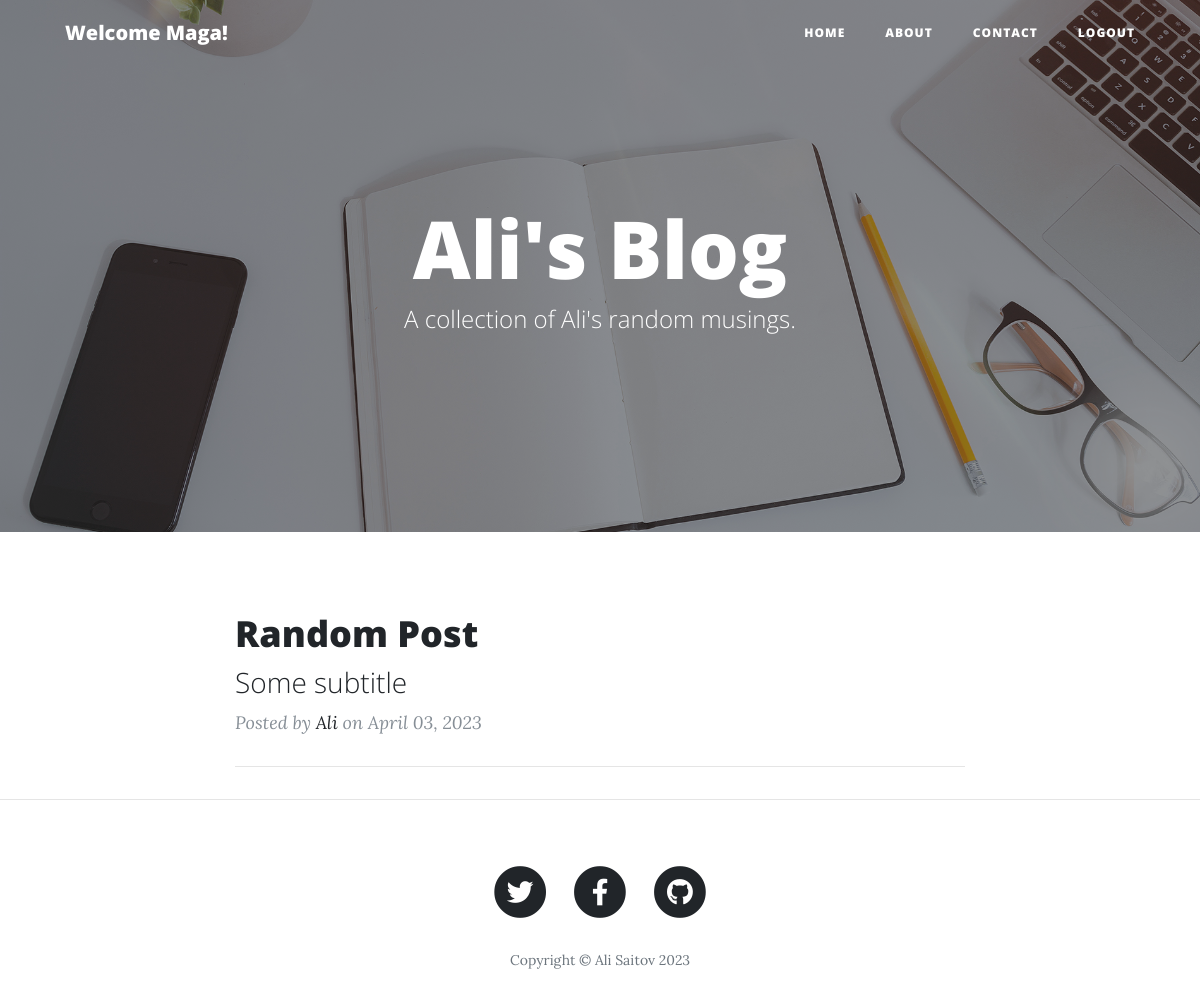
/ (signed in), run on the app's committed database.
### main.py (models this page shows)
class User(UserMixin, db.Model):
    __tablename__ = "users"
    id = db.Column(db.Integer, primary_key=True)
    email = db.Column(db.String(100), unique=True)
    password = db.Column(db.String(100))
    name = db.Column(db.String(100))
    posts = relationship("BlogPost", back_populates="author")
    comments = relationship("Comment", back_populates="comment_author")

class BlogPost(db.Model):
    __tablename__ = "blog_posts"
    id = db.Column(db.Integer, primary_key=True)
    title = db.Column(db.String(250), unique=True, nullable=False)
    subtitle = db.Column(db.String(250), nullable=False)
    date = db.Column(db.String(250), nullable=False)
    body = db.Column(db.String, nullable=False)
    img_url = db.Column(db.String(250), nullable=False)
    author_id = db.Column(db.Integer, db.ForeignKey("users.id"))
    author = relationship("User", lazy='subquery', back_populates="posts")
    comments = relationship("Comment", back_populates="parent_post")

### main.py (the view)
@app.route('/')
def get_all_posts():
    with app.app_context():
        posts = db.session.query(BlogPost).all()
    return render_template("index.html", all_posts=posts, current_user=current_user)

### main.py (called while the page is built)
@login_manager.user_loader
def load_user(user_id):
    return User.query.get(int(user_id))

### templates/index.html (shortened to what this page needs)
{% include "header.html" %}
  <header class="masthead" style="background-image: url( '{{ url_for('static', filename='img/home-bg.jpg') }}' )">
    <div class="overlay"></div>
    <div class="container">
      <div class="row">
        <div class="col-lg-8 col-md-10 mx-auto">
          <div class="site-heading">
            <h1>Ali's Blog</h1>
            <span class="subheading">A collection of Ali's random musings.</span>
          </div>
        </div>
      </div>
    </div>
  </header>
  <div class="container">
    <div class="row">
      <div class="col-lg-8 col-md-10 mx-auto">
        {% for post in all_posts %}
        <div class="post-preview">
          <a href="{{ url_for('show_post', post_id=post.id) }}">
            <h2 class="post-title">
              {{post.title}}
            </h2>
            <h3 class="post-subtitle">
              {{post.subtitle}}
            </h3>
          </a>
          <p class="post-meta">Posted by
            <a href="#">{{post.author.name}}</a>
            on {{post.date}}
          </p>
        </div>
        <hr>
        {% endfor %}
      </div>
    </div>
  </div>
  <hr>
{% include "footer.html" %}

### templates/header.html (shortened to what this page needs)
<!DOCTYPE html>
<html lang="en">
<head>
  <link href="{{ url_for('static', filename='vendor/bootstrap/css/bootstrap.min.css') }}" rel="stylesheet">
  <link href="{{ url_for('static', filename='vendor/fontawesome-free/css/all.min.css')}}" rel="stylesheet" type="text/css">
  <link href="{{ url_for('static', filename='css/clean-blog.min.css')}}" rel="stylesheet">
</head>
<body>
  <nav class="navbar navbar-expand-lg navbar-light fixed-top" id="mainNav">
    <div class="container">
      {% if current_user.is_authenticated %}
      <a class="navbar-brand" href="{{url_for('get_all_posts')}}">Welcome {{ current_user.name }}!</a>
      {% else %}
      <a class="navbar-brand" href="{{url_for('get_all_posts')}}">BlogPost</a>
      {% endif %}
      <div class="collapse navbar-collapse" id="navbarResponsive">
        <ul class="navbar-nav ml-auto">
          <li class="nav-item">
            <a class="nav-link" href="/">Home</a>
          </li>
          <li class="nav-item">
            <a class="nav-link" href="/about">About</a>
          </li>
          <li class="nav-item">
            <a class="nav-link" href="/contact">Contact</a>
          </li>
          {% if current_user.is_authenticated %}
          <li class="nav-item">
            <a class="nav-link" href="/logout">Logout</a>
          </li>
          {% endif %}
        </ul>
      </div>
    </div>
  </nav>

### data on the page
User: name "Maga"
BlogPost: title "Random Post", subtitle "Some subtitle", author.name "Ali", date "April 03, 2023"
